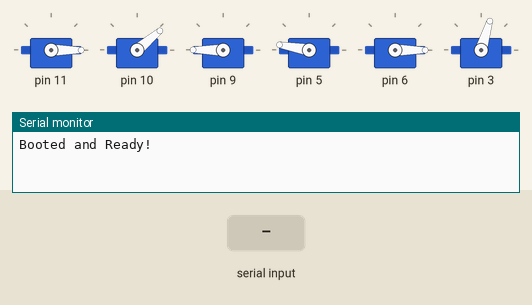
Recording of a sketch running on a simulated Arduino Uno, built with avr-gcc and run on an emulated ATmega328P. Shown: 6 × servo, the last lines printed to the serial monitor. The test bench sets the inputs (shaded band).

Above: at 1.2 s.
1.3 s: "D" received over Serial
At 1.47 s:
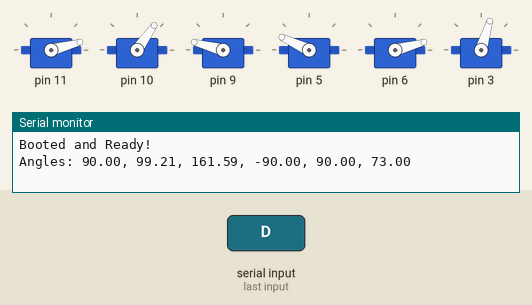
At 4.0 s:
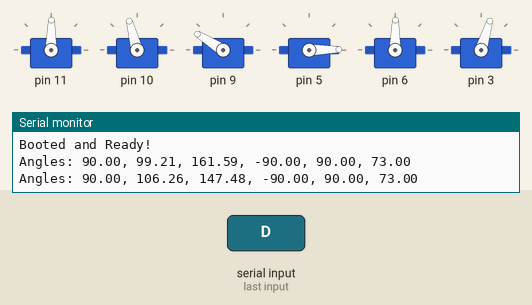
4.3 s: byte 72 ('H') received over Serial
7.3 s: byte 79 ('O') received over Serial
At 8.07 s:
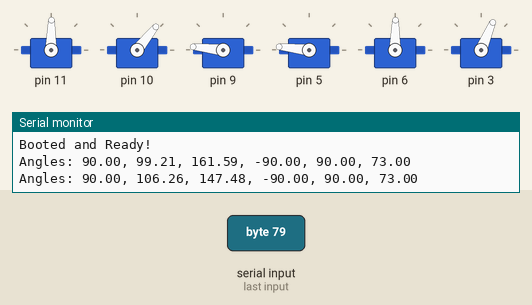
10.3 s: "C" received over Serial
13.3 s: "E" received over Serial
At 15.6 s:
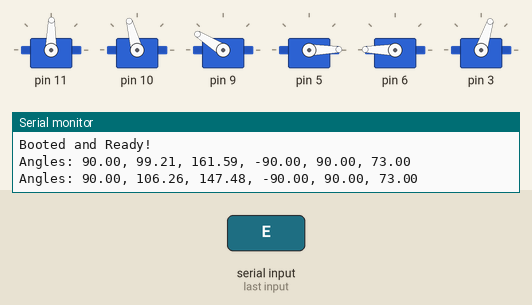
16.3 s: "Q" received over Serial
Timing chart, 0 to 19.6 s (numbered marks = the images above; inputs shaded):
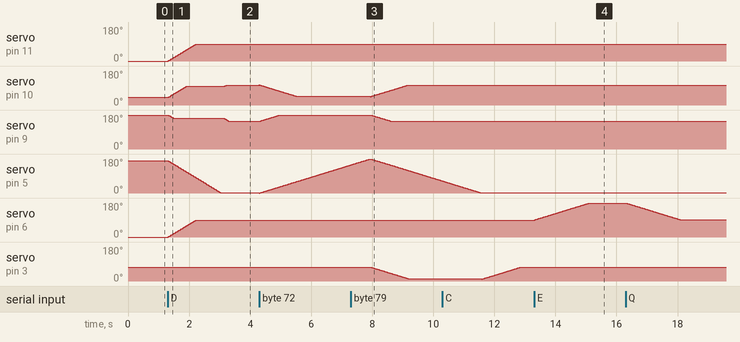

The sketch:

MusicalRobotArm.ino
```cpp
#include <Braccio.h>
#include <Servo.h>
#include <math.h>

Servo base;
Servo shoulder;
Servo elbow;
Servo wrist_rot;
Servo wrist_ver;
Servo gripper;

float a0, a1, a2, a3;
String lastInput;

int xMove, yMove, zMove;
int xJog, yJog, zJog;

int currentCoord = 0;
int inputType = 0;

float thetaBase = 90;
float thetaShoulder = 45;
float thetaElbow = 180;
float thetaWristVertical = 90;
float thetaWristRotation = 90;
float thetaGripper = 73;

float BASE_HGT = 70;
float HUMERUS = 125;
float ULNA = 125;
float GRIPPER = 200;

/* pre-calculations */
float hum_sq;
float uln_sq;

void setup() {

  hum_sq = HUMERUS*HUMERUS;
  uln_sq = ULNA*ULNA;

  Serial.begin(9600);

  pinMode(12, OUTPUT);    //you need to set HIGH the pin 12
  digitalWrite(12, HIGH);

  Braccio.begin(SOFT_START_DISABLED);

  //callHome();

  Serial.println("Booted and Ready!");

  //testRun();
}

void restartBraccio(){
  Braccio.begin();
}

void callHome(){
  Braccio.ServoMovement(20, 90, 45, 180, 180, 90, 73);
}

void openClaw(){
  thetaGripper = 10;
  Braccio.ServoMovement(20, thetaBase, thetaShoulder, thetaElbow, thetaWristVertical, thetaWristRotation, thetaGripper);
}

void closeClaw(){
  thetaGripper = 73;
  Braccio.ServoMovement(20, thetaBase, thetaShoulder, thetaElbow, thetaWristVertical, thetaWristRotation, thetaGripper);
}

void rotateClaw1(){
  thetaWristRotation += 90;
  Braccio.ServoMovement(20, thetaBase, thetaShoulder, thetaElbow, thetaWristVertical, thetaWristRotation, thetaGripper);
}

void rotateClaw2(){
  thetaWristRotation -= 90;
  Braccio.ServoMovement(20, thetaBase, thetaShoulder, thetaElbow, thetaWristVertical, thetaWristRotation, thetaGripper);
}

void loop() {
  if (Serial.available())  {
    char c = Serial.read();  //gets one byte from serial buffer
    if(c == 'M'){
      lastInput=""; //clears variable for new input
      currentCoord = 0;
      inputType = 0;
    }
    else if(c == 'J'){
      lastInput=""; //clears variable for new input ?
      currentCoord = 0;
      inputType = 1;
    }
    else if(c == 'G'){
      lastInput=""; //clears variable for new input ?
      currentCoord = 0;
      inputType = 2;
      Serial.print("Current Pos: "); Serial.print(xMove);Serial.print(", ");Serial.print(yMove);Serial.print(", ");Serial.print(zMove); Serial.println("");
      printAngles();
    }
    else if(c == 'H'){
      lastInput=""; //clears variable for new input ?
      currentCoord = 0;
      inputType = 3;
      callHome();
    }
    else if(c == 'O'){
      lastInput=""; //clears variable for new input ?
      currentCoord = 0;
      inputType = 4;
      openClaw();
    }
    else if(c == 'D'){
      //Strum in currect position
      lastInput=""; //clears variable for new input ?
      currentCoord = 0;
      inputType = 5;
      moveTo(xMove, yMove + 30, zMove, 10);
      delay(100);
      moveTo(xMove, yMove - 30, zMove, 5);
    }
    else if(c == 'C'){
      lastInput=""; //clears variable for new input ?
      currentCoord = 0;
      inputType = 6;
      closeClaw();
    }else if(c == 'R'){
      lastInput=""; //clears variable for new input ?
      currentCoord = 0;
      inputType = 7;
      restartBraccio();
    }else if(c == 'E'){
      lastInput=""; //clears variable for new input ?
      currentCoord = 0;
      inputType = 6;
      rotateClaw1();
    }else if(c == 'Q'){
      lastInput=""; //clears variable for new input ?
      currentCoord = 0;
      inputType = 6;
      rotateClaw2();
    }
    else if (inputType == 0 && c == ',') {
      if(currentCoord == 0){
        xMove = lastInput.toInt();
      }else if(currentCoord == 1){
        yMove = lastInput.toInt();
      }else if(currentCoord == 2){
        zMove = lastInput.toInt();
        moveTo(xMove, yMove, zMove, 20);
        Serial.print("Moving to: "); Serial.print(xMove);Serial.print(", ");Serial.print(yMove);Serial.print(", ");Serial.print(zMove); Serial.println("");
      }
      currentCoord++;

      //Serial.println(lastInput); //prints string to serial port out
      lastInput=""; //clears variable for new input
    }
    else if(inputType == 1 && c == ','){
      if(currentCoord == 0){
        xJog = lastInput.toInt();
      }else if(currentCoord == 1){
        yJog = lastInput.toInt();
      }else if(currentCoord == 2){
        zJog = lastInput.toInt();
        jog(xJog, yJog, zJog, 20);
        Serial.print("Jogging to: "); Serial.print(xMove);Serial.print(", ");Serial.print(yMove);Serial.print(", ");Serial.print(zMove); Serial.println("");
      }
      currentCoord++;

      //Serial.println(lastInput); //prints string to serial port out
      lastInput=""; //clears variable for new input
    }
    else {
      lastInput += c; //makes the string readString
    }
  }
}

void moveTo(int x, int y, int z, float moveSpeed){

  SetArm(x, y, z);

  printAngles();

  /*
    Step Delay: a milliseconds delay between the movement of each servo.  Allowed values from 10 to 30 msec.
    M1=base degrees. Allowed values from 0 to 180 degrees
    M2=shoulder degrees. Allowed values from 15 to 165 degrees
    M3=elbow degrees. Allowed values from 0 to 180 degrees
    M4=wrist vertical degrees. Allowed values from 0 to 180 degrees
    M5=wrist rotation degrees. Allowed values from 0 to 180 degrees
    M6=gripper degrees. Allowed values from 10 to 73 degrees. 10: the toungue is open, 73: the gripper is closed.
  */
  Braccio.ServoMovement(moveSpeed, thetaBase, thetaShoulder, thetaElbow, thetaWristVertical, thetaWristRotation, thetaGripper);

  xMove = x; yMove = y; zMove = z;
}

void printAngles(){
  Serial.print("Angles: "); Serial.print(thetaBase);Serial.print(", ");Serial.print(thetaShoulder);Serial.print(", ");Serial.print(thetaElbow); Serial.print(", ");Serial.print(thetaWristVertical); Serial.print(", ");Serial.print(thetaWristRotation);Serial.print(", ");Serial.print(thetaGripper);Serial.println("");
}

void jog(int x, int y, int z, float moveSpeed){
  xMove += x;
  yMove += y;
  zMove += z;
  moveTo(xMove, yMove, zMove, moveSpeed);
}

// Quick conversion from the Braccio angle system to radians
float b2a(float b){
  return b / 180.0 * PI - HALF_PI;
}

// Quick conversion from radians to the Braccio angle system
float a2b(float a) {
  return (a + HALF_PI) * 180 / PI;
}

float rad2deg(float rad){
  return (rad * 4068) / 71;
}

void SetArm(float x, float y, float z) {
    // Base angle
    float bas_angle_r = atan2( x, z );
    float bas_angle_d = rad2deg(bas_angle_r) + 90;

    float wrt_y = y - BASE_HGT; // Wrist relative height to shoulder
    float s_w = x * x + z * z + wrt_y * wrt_y; // Shoulder to wrist distance square
    float s_w_sqrt = sqrt (s_w);

    // Elbow angle: knowing 3 edges of the triangle, get the angle
    float elb_angle_r = acos ((hum_sq + uln_sq - s_w) / (2 * HUMERUS * ULNA));
    float elb_angle_d = 270 - rad2deg(elb_angle_r) - 90;

    // Shoulder angle = a1 + a2
    float a1 = atan2 (wrt_y, sqrt (x * x + z * z));
    float a2 = acos ((hum_sq + s_w - uln_sq) / (2 * HUMERUS * s_w_sqrt));
    float shl_angle_r = a1 + a2;
    float shl_angle_d = 180 - rad2deg(shl_angle_r) - 90;

    ////////
    float end_x = xMove;
    float end_y = yMove;
    float end_z = zMove;

    float end_last_angle = thetaWristVertical;

    float dx = end_x - x;
    float dz = end_z - z;

    float wrt_angle_r = atan2(end_y - y, sqrt(dx * dx + dz * dz));
    float wrt_angle_d = end_last_angle + rad2deg(wrt_angle_r);

    // Update angle
    if (wrt_angle_d >= 0 && wrt_angle_d <= 180)
      thetaWristVertical = wrt_angle_d - 90;

    //////////

    // Update angles
    if (bas_angle_d >= 0 && bas_angle_d <= 180)
      thetaBase = bas_angle_d;
    if (shl_angle_d >= 15 && shl_angle_d <= 165)
      thetaShoulder = shl_angle_d;
    if (elb_angle_d >= 0 && elb_angle_d <=180)
      thetaElbow = elb_angle_d;
}
```

Measured:
- after the input at 1.3 s, servo on pin 11, servo on pin 6: moves from 0° to 89° over 0.91 s, starting at once; servo on pin 10: moves from 40° to 105° over 1.9 s, starting at once; servo on pin 9: moves from 180° to 148° over 2.0 s, starting at once; servo on pin 5: moves from 170° to 1° over 1.7 s, starting at once
- after the input at 7.3 s, servo on pin 3: moves from 73° to 11° over 1.2 s, starting after 0.66 s
- after the input at 13.3 s, servo on pin 6: moves from 89° to 179° over 1.8 s, starting at once
